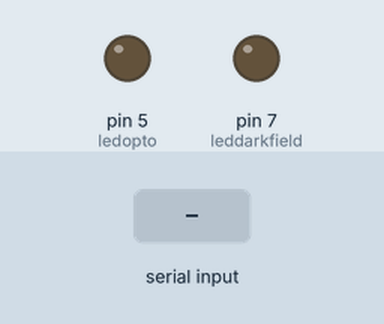
Simulated run of this sketch. Board: Arduino Uno, built with avr-gcc and run on an emulated ATmega328P. Shown: output pins drawn as LEDs (lit = HIGH). The inputs (shaded band) are chosen by the test bench.

Above: at 1.2 s.
1.3 s: "90,45\n" received over Serial
At 2.6 s:
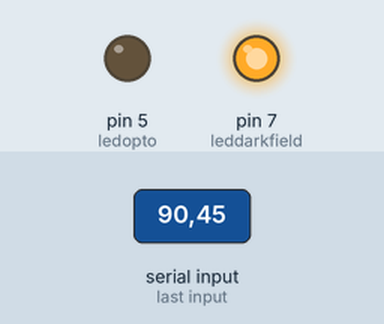
At 26.9 s:
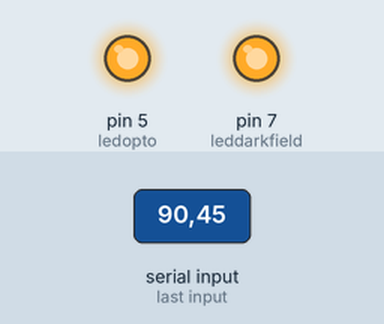
Timing chart, 0 to 27.2 s (numbered marks = the images above; inputs shaded):
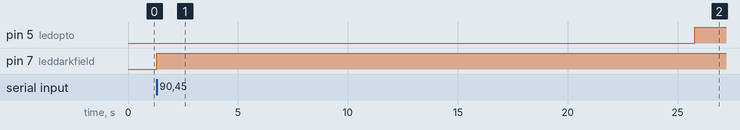

The sketch:

ArduinoSerial.ino
```cpp
const int ledopto      = 5;
const int leddarkfield = 7;

const int DARK_BRIGHTNESS = 153;  // 60% of 255
const int OPTO_BRIGHTNESS = 255;  // 100% of 255

void setup() {
  Serial.begin(9600);
  pinMode(ledopto,      OUTPUT);
  pinMode(leddarkfield, OUTPUT);
}

void loop() {
  if (Serial.available() > 0) {
    String data = Serial.readStringUntil('\n');

    // Message format from Python (3 comma-separated values):
    // baseline_duration, opto_duration, reaction_duration  (all in seconds)
    int baseline = getValue(data, ',', 0);
    int opto_dur = getValue(data, ',', 1);
    int reaction = getValue(data, ',', 2);

    runExperiment(baseline, opto_dur, reaction);
  }
}

void runExperiment(int baseline, int opto_dur, int reaction) {
  // 1. Baseline
  analogWrite(leddarkfield, DARK_BRIGHTNESS);
  delay(baseline * 1000);

  // 2. Optogenetics stimulus
  analogWrite(ledopto, OPTO_BRIGHTNESS);
  delay(opto_dur * 1000);

  // 3. Reaction window
  analogWrite(ledopto, 0);
  delay(reaction * 1000);

  // 4. End
  analogWrite(leddarkfield, 0);
}

int getValue(String data, char separator, int index) {
  int found      = 0;
  int strIndex[] = {0, -1};
  int maxIndex   = data.length() - 1;

  for (int i = 0; i <= maxIndex && found <= index; i++) {
    if (data.charAt(i) == separator || i == maxIndex) {
      found++;
      strIndex[0] = strIndex[1] + 1;
      strIndex[1] = (i == maxIndex) ? i + 1 : i;
    }
  }
  return found > index ? data.substring(strIndex[0], strIndex[1]).toInt() : 0;
}
```

Measured:
- after the input at 1.3 s, pin 5 (ledopto): LOW → HIGH after 24.5 s; pin 7 (leddarkfield): LOW → HIGH at once
